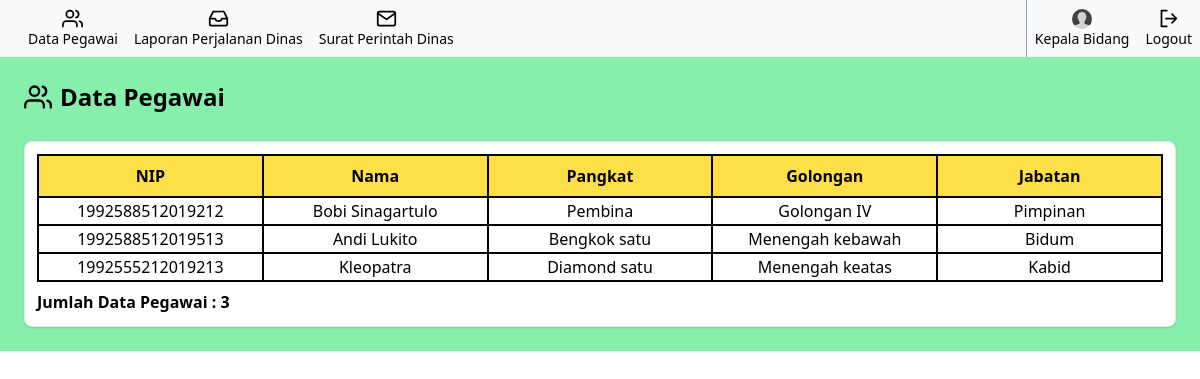
The page /kabid/index.php on the database as committed earlier.
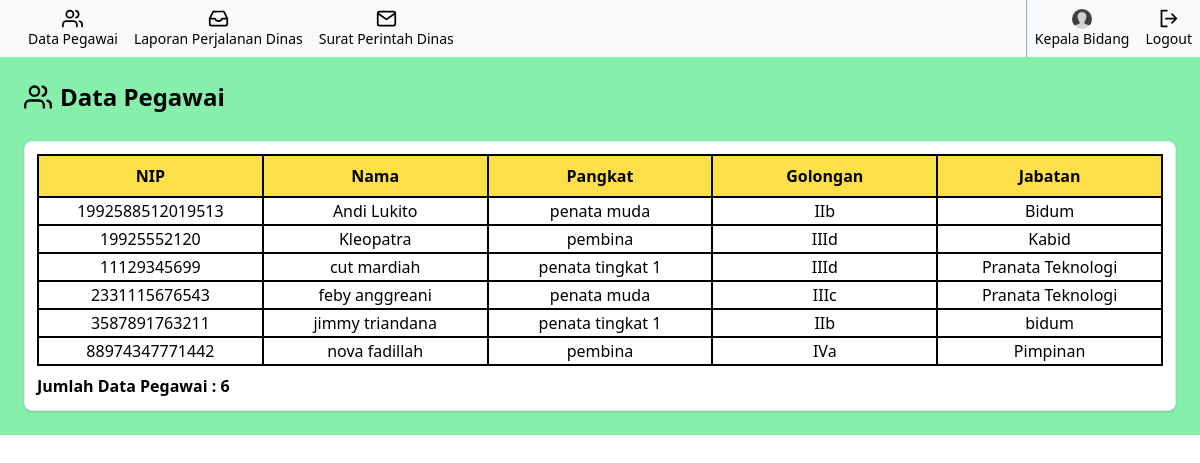
The same page on the database as committed later.
### tables this page shows
CREATE TABLE `account` (
  `id_user` int(5) NOT NULL,
  `username` varchar(30) NOT NULL,
  `password` varchar(30) NOT NULL,
  `tier` varchar(20) NOT NULL,
  `nip` varchar(100) NOT NULL,
  `nama` varchar(100) NOT NULL,
  `pangkat` varchar(100) NOT NULL,
  `golongan` varchar(100) NOT NULL
);

### kabid/index.php (the view, shortened to what this page needs)
<?php
    include "../config/connection.php";
    $query = mysqli_query($conn, 'SELECT * FROM account');
?>
<!doctype html>
<html>
    <head>
        <link href="../output.css" rel="stylesheet">
    </head>
    <body>
        <section class="h-full">
            <?php include '../components/sidebar_k.php' ?>
            <div class="p-6 bg-green-300">
                <div class="flex items-center mb-7">
                    <h1 class="text-2xl pl-2 font-semibold">Data Pegawai</h1>
                </div>
                <div class="flex flex-col shadow rounded-lg border bg-white p-3">
                    <table class="table-fixed w-full">
                        <tr class="bg-yellow-300">
                            <th class="p-2">NIP</th>
                            <th>Nama</th>
                            <th>Pangkat</th>
                            <th>Golongan</th>
                            <th>Jabatan</th>
                        </tr>
                        <?php
                            if($query){
                                while($row = mysqli_fetch_array($query)){
                                    ?>
                                    <tr class="text-center">
                                        <td><?php echo $row['nip'];?></td>
                                        <td><?php echo $row['nama'];?></td>
                                        <td><?php echo $row['pangkat'];?></td>
                                        <td><?php echo $row['golongan'];?></td>
                                        <td><?php echo $row['tier'];?></td>
                                    </tr>
                                    <?php
                                }
                            }else{
                                ?>
                                <tr>
                                    <td colspan="6">Ga ada apa-apa disana!</td>
                                </tr>
                                <?php
                            }
                        ?>
                    </table>
                    <p class="mt-2 font-semibold">Jumlah Data Pegawai : <?php
                        echo mysqli_num_rows($query);
                    ?></p>
                </div>
            </div>
        </section>
    </body>
</html>

Rows that differ between the two databases and show on the page:
removed account: nip "1992588512019212", nama "Bobi Sinagartulo", pangkat "Pembina", golongan "Golongan IV", tier "Pimpinan"
changed account "Andi Lukito": pangkat "Bengkok satu" → "penata muda"; golongan "Menengah kebawah" → "IIb"
changed account "Kleopatra": nip "1992555212019213" → "19925552120"; pangkat "Diamond satu" → "pembina"; golongan "Menengah keatas" → "IIId"
added account: nip "11129345699", nama "cut mardiah", pangkat "penata tingkat 1", golongan "IIId", tier "Pranata Teknologi"
added account: nip "2331115676543", nama "feby anggreani", pangkat "penata muda", golongan "IIIc", tier "Pranata Teknologi"
added account: nip "3587891763211", nama "jimmy triandana", pangkat "penata tingkat 1", golongan "IIb", tier "bidum"
added account: nip "88974347771442", nama "nova fadillah", pangkat "pembina", golongan "IVa", tier "Pimpinan"
Other text that changed with them:
mysqli_num_rows($query): "3" → "6"
